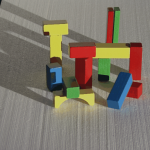
#> input picture 3) Florida Poly/Assignement 4/Original_Blocks.png, 150 x 150 px
$ python SIFT-Method.py
#> lines starting #> are read from the running program, lines starting #| are printed output that depends on the picture
# other half of the sift method code we have
import cv2

# input the images
image1 = cv2.imread('Original_Blocks.png')
#> image1 is the input picture: shape (150, 150, 3); mean B, G, R 105.5, 118.7, 127.2
image2 = cv2.imread('Edited_Blocks.png')
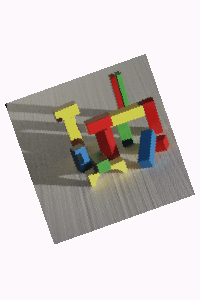
#> input picture 3) Florida Poly/Assignement 4/Edited_Blocks.png, 200 x 300 px
#> image2 is the input picture: shape (300, 200, 3); mean B, G, R 197.6, 200, 205.6
# convert images to grayscale versions of the image
image1 = cv2.cvtColor(image1, cv2.COLOR_BGR2GRAY)
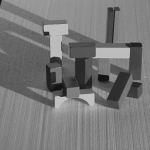
#> image1: shape (150, 150); min 19, max 194, mean 119.7
image2 = cv2.cvtColor(image2, cv2.COLOR_BGR2GRAY)
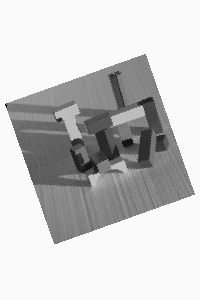
#> image2: shape (300, 200); min 19, max 250, mean 201.6

# create the basline sift algoritim
sift = cv2.SIFT_create()

# detect SIFT features in both images
keypoints_1, descriptors_1 = sift.detectAndCompute(image1,None)
#> keypoints_1 = 108 keypoints; strongest (x, y, size): (47, 33, 3.2), (103, 78, 6.5), (113, 78, 5.3), (64, 94, 3.7)
keypoints_2, descriptors_2 = sift.detectAndCompute(image2,None)
#> keypoints_2 = 122 keypoints; strongest (x, y, size): (94, 149, 87.2), (60, 119, 2.8), (151, 104, 13.9), (153, 140, 29)

# generate the feature matcher to use on the image feature matcher
bf = cv2.BFMatcher(cv2.NORM_L1, crossCheck=True)
# use this to detect the matches
matches = bf.match(descriptors_1,descriptors_2)
#> matches = 76 matches

# sort the matches to make it a bit easier to tell
matches = sorted(matches, key = lambda x:x.distance)
# draw the matches for the image
matched_img = cv2.drawMatches(image1, keypoints_1, image2, keypoints_2, matches[:50], image2, flags=2)
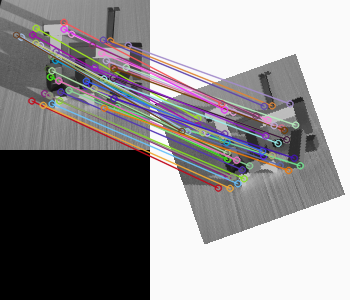
#> matched_img: shape (300, 350, 3); mean of channels 0, 1, 2 141.9, 140.5, 143; drawn as B, G, R

# show the image that shows the sift points
cv2.imshow('The Sift algorithim', matched_img)
# save that image
cv2.imwrite("Sift.png", matched_img)
cv2.waitKey(0)
cv2.destroyAllWindows()
